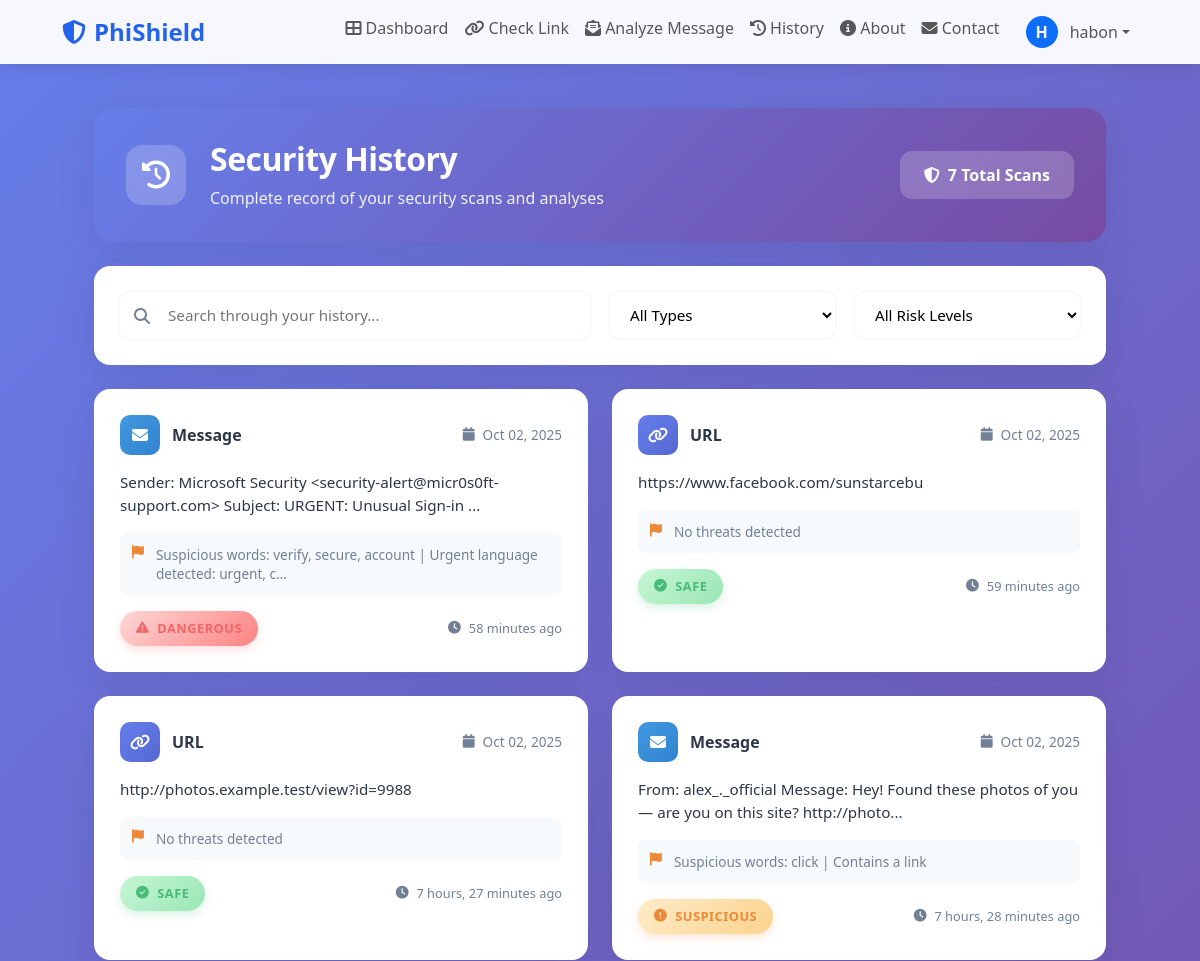
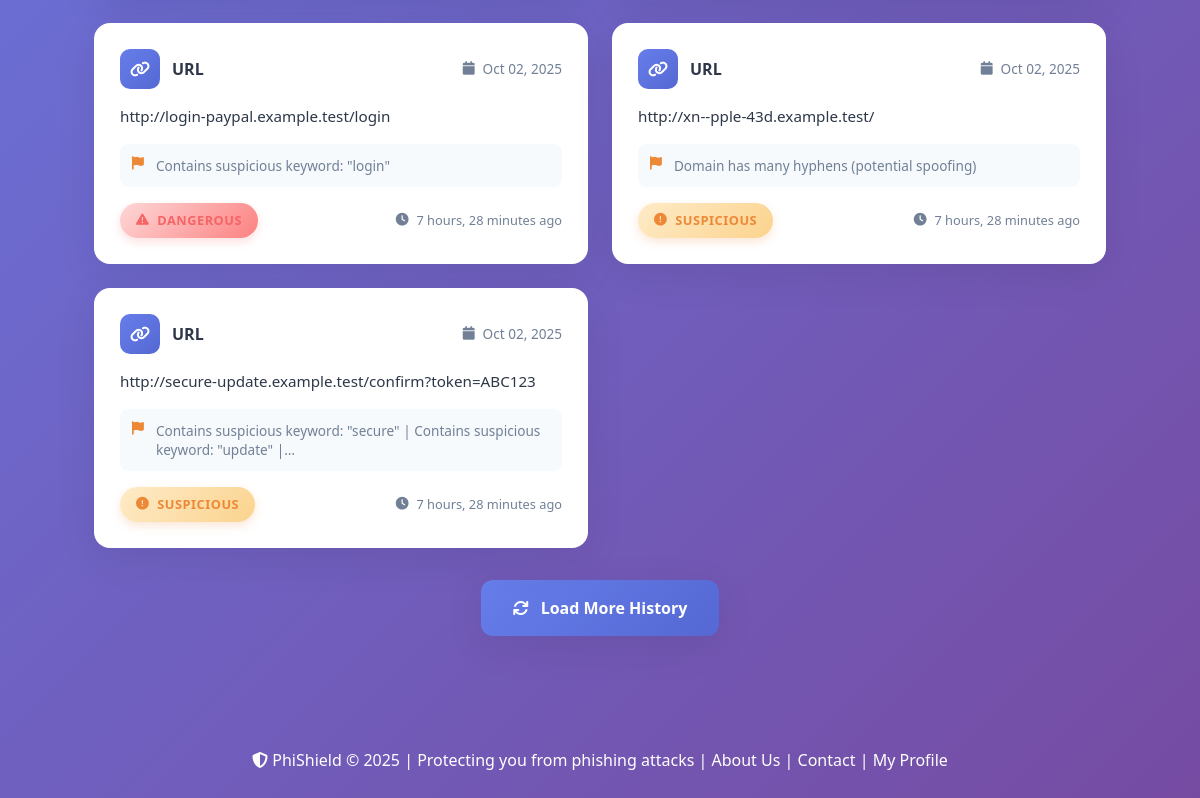
Page /history/ (signed in) on the committed database (2 pictures, top to bottom).
### phishield/models.py (models this page shows, shortened)
class SuspiciousMessage(models.Model):
    user = models.ForeignKey(User, on_delete=models.CASCADE, null=True, blank=True)
    message = models.TextField()
    is_suspicious = models.BooleanField(default=False)
    risk_level = models.CharField(max_length=20, default='safe')
    flags = models.TextField(blank=True, null=True)
    date_checked = models.DateTimeField(auto_now_add=True)
    class Meta:
        ordering = ['-date_checked']
        verbose_name = 'Suspicious Message'
        verbose_name_plural = 'Suspicious Messages'

class SuspiciousLink(models.Model):
    user = models.ForeignKey(User, on_delete=models.CASCADE, null=True, blank=True)
    url = models.URLField(max_length=500)
    is_suspicious = models.BooleanField(default=False)
    risk_level = models.CharField(max_length=20, default='safe')
    flags = models.TextField(blank=True, null=True)
    date_checked = models.DateTimeField(auto_now_add=True)
    class Meta:
        ordering = ['-date_checked']
        verbose_name = 'Suspicious Link'
        verbose_name_plural = 'Suspicious Links'

### phishield/views.py (the view)
# urls.py: path("history/", views.history, name="history"),
@login_required
def history(request):
    links = SuspiciousLink.objects.filter(user=request.user).order_by("-date_checked")
    user_messages = SuspiciousMessage.objects.filter(user=request.user).order_by("-date_checked")
    history_data = []
    for link in links:
        history_data.append({
            "type": "URL",
            "content": link.url,
            "risk_level": link.risk_level,
            "flags": link.flags,
            "date_checked": link.date_checked
        })
    for msg in user_messages:
        history_data.append({
            "type": "Message",
            "content": msg.message[:100] + "..." if len(msg.message) > 100 else msg.message,
            "risk_level": msg.risk_level,
            "flags": msg.flags,
            "date_checked": msg.date_checked
        })
    history_data.sort(key=lambda x: x["date_checked"], reverse=True)
    logger.info(f"History accessed by: {request.user.username}")
    return render(request, "phishield/history.html", {"history": history_data})

### phishield/templates/phishield/history.html (shortened to what this page needs)
{% extends 'phishield/base.html' %}
{% block content %}
<div class="history-container">
    <div class="history-header mb-4">
        <div class="header-content">
            <div class="header-icon">
                <i class="fas fa-history"></i>
            </div>
            <div>
                <h1 class="header-title">Security History</h1>
                <p class="header-subtitle">Complete record of your security scans and analyses</p>
            </div>
        </div>
        <div class="header-stats">
            <div class="stat-badge">
                <i class="fas fa-shield-alt"></i>
                {{ history|length }} Total Scans
            </div>
        </div>
    </div>
    <div class="history-filters mb-4">
        <div class="row g-3">
            <div class="col-md-6">
                <div class="search-box">
                    <i class="fas fa-search"></i>
                    <input type="text" id="historySearch" placeholder="Search through your history...">
                </div>
            </div>
            <div class="col-md-3">
                <select class="filter-select" id="typeFilter">
                    <option value="">All Types</option>
                </select>
            </div>
            <div class="col-md-3">
                <select class="filter-select" id="riskFilter">
                    <option value="">All Risk Levels</option>
                </select>
            </div>
        </div>
    </div>
    {% if history %}
    <div class="history-grid">
        {% for entry in history %}
        <div class="history-card" data-type="{{ entry.type }}" data-risk="{{ entry.risk_level }}">
            <div class="card-header">
                <div class="card-type">
                    <div class="type-icon type-{{ entry.type|lower }}">
                        <i class="fas fa-{% if entry.type == 'URL' %}link{% else %}envelope{% endif %}"></i>
                    </div>
                    <span class="type-text">{{ entry.type }}</span>
                </div>
                <div class="card-date">
                    <i class="fas fa-calendar"></i>
                    {{ entry.date_checked|date:"M d, Y" }}
                </div>
            </div>
            <div class="card-content">
                <p class="content-preview">{{ entry.content|truncatechars:120 }}</p>
            </div>
            <div class="card-flags">
                {% if entry.flags %}
                <div class="flags-container">
                    <i class="fas fa-flag"></i>
                    <span class="flags-text">{{ entry.flags|truncatechars:80 }}</span>
                </div>
                {% endif %}
            </div>
            <div class="card-footer">
                <div class="risk-indicator">
                    <span class="risk-badge-modern risk-{{ entry.risk_level }}">
                        <i class="fas fa-{% if entry.risk_level == 'dangerous' %}exclamation-triangle{% elif entry.risk_level == 'suspicious' %}exclamation-circle{% else %}check-circle{% endif %}"></i>
                        {{ entry.risk_level|upper }}
                    </span>
                </div>
                <div class="time-indicator">
                    <i class="fas fa-clock"></i>
                    {{ entry.date_checked|timesince }} ago
                </div>
            </div>
            <div class="card-hover-effect"></div>
        </div>
        {% endfor %}
    </div>
    <div class="load-more-container">
        <button class="load-more-btn">
            <i class="fas fa-sync"></i>
            Load More History
        </button>
    </div>
    {% endif %}
</div>
{% endblock %}

### phishield/templates/phishield/base.html (shortened to what this page needs)
<!DOCTYPE html>
<html lang="en">
<head>
    <link href="https://cdn.jsdelivr.net/npm/bootstrap@5.3.0/dist/css/bootstrap.min.css" rel="stylesheet">
    <link rel="stylesheet" href="https://cdnjs.cloudflare.com/ajax/libs/font-awesome/6.4.0/css/all.min.css">
</head>
<body>
    <nav class="navbar navbar-expand-lg fixed-top">
        <div class="container">
            <a class="navbar-brand" href="{% url 'phishield:index' %}">
                <i class="fas fa-shield-alt"></i>PhiShield
            </a>
            <div class="collapse navbar-collapse" id="navbarNav">
                <ul class="navbar-nav ms-auto">
                    {% if user.is_authenticated %}
                        <li class="nav-item">
                            <a class="nav-link" href="{% url 'phishield:dashboard' %}">
                                <i class="fas fa-th-large"></i> Dashboard
                            </a>
                        </li>
                        <li class="nav-item">
                            <a class="nav-link" href="{% url 'phishield:check_link' %}">
                                <i class="fas fa-link"></i> Check Link
                            </a>
                        </li>
                        <li class="nav-item">
                            <a class="nav-link" href="{% url 'phishield:analyze_message' %}">
                                <i class="fas fa-envelope-open-text"></i> Analyze Message
                            </a>
                        </li>
                        <li class="nav-item">
                            <a class="nav-link" href="{% url 'phishield:history' %}">
                                <i class="fas fa-history"></i> History
                            </a>
                        </li>
                        <li class="nav-item">
                            <a class="nav-link" href="{% url 'phishield:about_us' %}">
                                <i class="fas fa-info-circle"></i> About
                            </a>
                        </li>
                        <li class="nav-item">
                            <a class="nav-link" href="{% url 'phishield:contact' %}">
                                <i class="fas fa-envelope"></i> Contact
                            </a>
                        </li>
                        <li class="nav-item dropdown user-dropdown">
                            <a class="nav-link dropdown-toggle d-flex align-items-center" href="#" id="userDropdown" role="button" data-bs-toggle="dropdown" aria-expanded="false">
                                {% if user.profile.profile_picture %}
                                    <img src="{{ user.profile.profile_picture.url }}" alt="Profile" class="user-avatar">
                                {% else %}
                                    <div class="user-avatar bg-primary d-flex align-items-center justify-content-center text-white fw-bold">
                                        {{ user.username|first|upper }}
                                    </div>
                                {% endif %}
                                <span class="ms-1">{{ user.username }}</span>
                            </a>
                        </li>
                    {% endif %}
                </ul>
            </div>
        </div>
    </nav>
    <div class="container">
        {% block content %}{% endblock %}
    </div>
    <footer>
        <p>
            <i class="fas fa-shield-alt"></i> PhiShield &copy; 2025 |
            Protecting you from phishing attacks |
            <a href="{% url 'phishield:about_us' %}" class="text-white text-decoration-none">About Us</a> |
            <a href="{% url 'phishield:contact' %}" class="text-white text-decoration-none">Contact</a>
            {% if user.is_authenticated %}
                | <a href="{% url 'phishield:profile' %}" class="text-white text-decoration-none">My Profile</a>
            {% endif %}
        </p>
    </footer>
</body>
</html>

### phishield/templates/phishield/base.html (style rules this page uses)
:root { --primary-color: #2563eb; --danger-color: #dc2626; --warning-color: #f59e0b; --success-color: #10b981; }
body { padding-top: 76px; background: linear-gradient(135deg, #667eea 0%, #764ba2 100%); min-height: 100vh; font-family: 'Segoe UI', Tahoma, Geneva, Verdana, sans-serif; }
.navbar { background: rgba(255, 255, 255, 0.95) !important; backdrop-filter: blur(10px); box-shadow: 0 2px 20px rgba(0,0,0,0.1); }
.navbar-brand { font-weight: 700; font-size: 1.5rem; color: var(--primary-color) !important; }
.navbar-brand i { margin-right: 8px; }
.container { max-width: 1100px; }
.risk-safe { background: #d1fae5; color: #065f46; }
.risk-suspicious { background: #fef3c7; color: #92400e; }
.risk-dangerous { background: #fee2e2; color: #991b1b; }
footer { text-align: center; padding: 30px; color: white; margin-top: 50px; }
.user-dropdown { margin-left: 10px; }
.user-avatar { width: 32px; height: 32px; border-radius: 50%; object-fit: cover; margin-right: 8px; }

### rows in the picture
SuspiciousMessage: date_checked "Oct 02, 2025", flags "Suspicious words: verify, secure, account | Urgent language detected: urgent, c…", risk_level "DANGEROUS", date_checked "58 minutes"
SuspiciousLink: date_checked "Oct 02, 2025", content "https://www.facebook.com/sunstarcebu", flags "No threats detected", risk_level "SAFE", date_checked "59 minutes"
SuspiciousLink: date_checked "Oct 02, 2025", content "http://photos.example.test/view?id=9988", flags "No threats detected", risk_level "SAFE", date_checked "7 hours, 27 minutes"
SuspiciousMessage: date_checked "Oct 02, 2025", flags "Suspicious words: click | Contains a link", risk_level "SUSPICIOUS", date_checked "7 hours, 28 minutes"
SuspiciousLink: date_checked "Oct 02, 2025", content "http://login-paypal.example.test/login", flags "Contains suspicious keyword: \"login\"", risk_level "DANGEROUS", date_checked "7 hours, 28 minutes"
SuspiciousLink: date_checked "Oct 02, 2025", content "http://xn--pple-43d.example.test/", flags "Domain has many hyphens (potential spoofing)", risk_level "SUSPICIOUS", date_checked "7 hours, 28 minutes"
SuspiciousLink: date_checked "Oct 02, 2025", content "http://secure-update.example.test/confirm?token=ABC123", flags "Contains suspicious keyword: \"secure\" | Contains suspicious keyword: \"update\" |…", risk_level "SUSPICIOUS", date_checked "7 hours, 28 minutes"

### other values in the picture
{{ user.username|first|upper }} "H"
{{ user.username }} "habon"
{{ history|length }} "7"
{{ entry.type }} "Message" "URL" "URL" "Message" "URL" "URL" "URL"
{{ entry.content|truncatechars:120 }} "Sender: Microsoft Security <security-alert@micr0s0ft-support.com> Subject: URGENT: Unusual Sign-in ..." "From: alex_._official Message: Hey! Found these photos of you — are you on this site? http://photo..."
